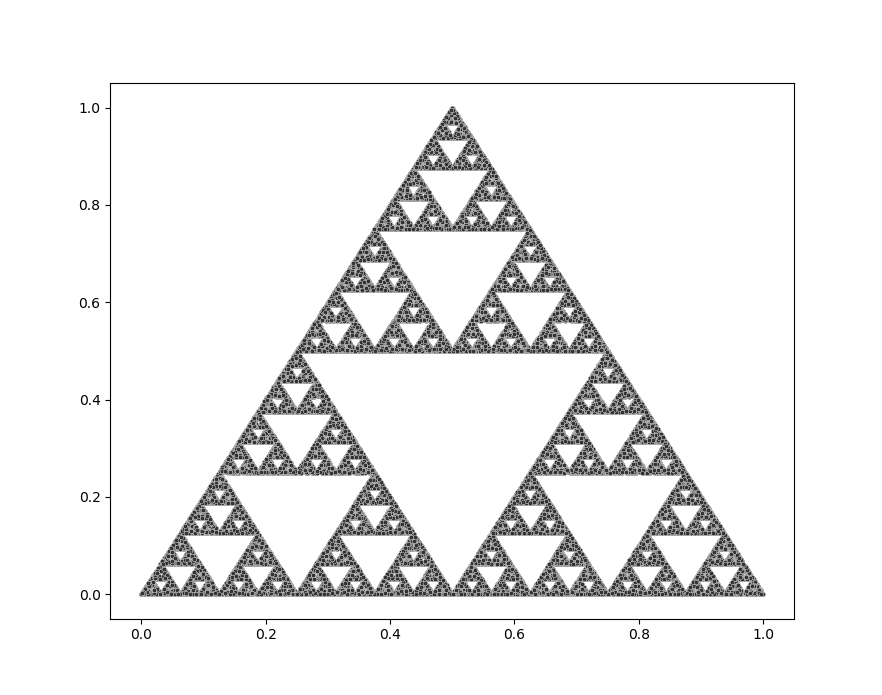

Recreate this plot in Python.
import random
import matplotlib.pyplot as plt
import seaborn as sns

def get_dots_for_sierpinski_trianle(n):
    initial_dots = [[0.0, 0.0], [0.5, 1.0], [1.0, 0.0]]
    driving_dot = [0.25, 0.5]
    next_dot = random.choice(initial_dots)
    dots = []

    for i in range(n):
        next_x = (driving_dot[0] + next_dot[0]) / 2
        next_y = (driving_dot[1] + next_dot[1]) / 2

        dots.append([next_x, next_y])
        driving_dot = [next_x, next_y]
        next_dot = random.choice(initial_dots)

    return dots

dots = get_dots_for_sierpinski_trianle(100000)

sns.scatterplot(*zip(*dots), s=10, color=".2")
plt.show()
